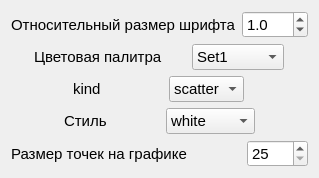
                <widget class="QWidget" name="tab_13">
                 <attribute name="title">
                  <string>Распределение по двум параметрам</string>
                 </attribute>
                 <layout class="QFormLayout" name="formLayout_3">
                  <item row="0" column="0">
                   <layout class="QVBoxLayout" name="verticalLayout_57">
                    <item>
                     <layout class="QHBoxLayout" name="horizontalLayout_38">
                      <item>
                       <widget class="QLabel" name="lb_color_pal_box_29">
                        <property name="sizePolicy">
                         <sizepolicy hsizetype="Expanding" vsizetype="Preferred">
                          <horstretch>0</horstretch>
                          <verstretch>0</verstretch>
                         </sizepolicy>
                        </property>
                        <property name="font">
                         <font>
                          <pointsize>11</pointsize>
                         </font>
                        </property>
                        <property name="text">
                         <string>Относительный размер шрифта</string>
                        </property>
                       </widget>
                      </item>
                      <item>
                       <widget class="QDoubleSpinBox" name="doubleSpinBox_jointplot">
                        <property name="font">
                         <font>
                          <pointsize>11</pointsize>
                         </font>
                        </property>
                        <property name="decimals">
                         <number>1</number>
                        </property>
                        <property name="minimum">
                         <double>0.100000000000000</double>
                        </property>
                        <property name="singleStep">
                         <double>0.100000000000000</double>
                        </property>
                        <property name="value">
                         <double>1.000000000000000</double>
                        </property>
                       </widget>
                      </item>
                     </layout>
                    </item>
                    <item>
                     <layout class="QHBoxLayout" name="horizontalLayout_157">
                      <item>
                       <widget class="QLabel" name="lb_color_pal_box_30">
                        <property name="sizePolicy">
                         <sizepolicy hsizetype="Fixed" vsizetype="Preferred">
                          <horstretch>0</horstretch>
                          <verstretch>0</verstretch>
                         </sizepolicy>
                        </property>
                        <property name="font">
                         <font>
                          <pointsize>11</pointsize>
                         </font>
                        </property>
                        <property name="text">
                         <string>Цветовая палитра</string>
                        </property>
                       </widget>
                      </item>
                      <item>
                       <widget class="QComboBox" name="comboBox_color_jointplot">
                        <property name="sizePolicy">
                         <sizepolicy hsizetype="Fixed" vsizetype="Fixed">
                          <horstretch>0</horstretch>
                          <verstretch>0</verstretch>
                         </sizepolicy>
                        </property>
                        <property name="font">
                         <font>
                          <pointsize>11</pointsize>
                         </font>
                        </property>
                        <item>
                         <property name="text">
                          <string>Set1</string>
                         </property>
                        </item>
                        <item>
                         <property name="text">
                          <string>Set2</string>
                         </property>
                        </item>
                        <item>
                         <property name="text">
                          <string>Set3</string>
                         </property>
                        </item>
                        <item>
                         <property name="text">
                          <string>Pastel1</string>
                         </property>
                        </item>
                        <item>
                         <property name="text">
                          <string>Pastel2</string>
                         </property>
                        </item>
                        <item>
                         <property name="text">
                          <string>Paired</string>
                         </property>
                        </item>
                        <item>
                         <property name="text">
                          <string>Accent</string>
                         </property>
                        </item>
                        <item>
                         <property name="text">
                          <string>Dark2</string>
                         </property>
                        </item>
                        <item>
                         <property name="text">
                          <string>rocket</string>
                         </property>
                        </item>
                        <item>
                         <property name="text">
                          <string>mako</string>
                         </property>
                        </item>
                        <item>
                         <property name="text">
                          <string>flare</string>
                         </property>
                        </item>
                        <item>
                         <property name="text">
                          <string>crest</string>
                         </property>
                        </item>
                        <item>
                         <property name="text">
                          <string>viridis</string>
                         </property>
                        </item>
                        <item>
                         <property name="text">
                          <string>plasma</string>
                         </property>
                        </item>
                        <item>
                         <property name="text">
                          <string>inferno</string>
                         </property>
                        </item>
                        <item>
                         <property name="text">
                          <string>magma</string>
                         </property>
                        </item>
                        <item>
                         <property name="text">
                          <string>cividis</string>
                         </property>
                        </item>
                        <item>
                         <property name="text">
                          <string>Greys</string>
                         </property>
                        </item>
                        <item>
                         <property name="text">
                          <string>Reds</string>
                         </property>
                        </item>
                        <item>
                         <property name="text">
                          <string>Greens</string>
                         </property>
                        </item>
                        <item>
                         <property name="text">
                          <string>Blues</string>
                         </property>
                        </item>
                        <item>
                         <property name="text">
                          <string>Oranges</string>
                         </property>
                        </item>
                        <item>
                         <property name="text">
                          <string>Purples</string>
                         </property>
                        </item>
                        <item>
                         <property name="text">
                          <string>YlOrRd</string>
                         </property>
                        </item>
                        <item>
                         <property name="text">
                          <string>tab10</string>
                         </property>
                        </item>
                        <item>
                         <property name="text">
                          <string>deep</string>
                         </property>
                        </item>
                        <item>
                         <property name="text">
                          <string>muted</string>
                         </property>
                        </item>
                        <item>
                         <property name="text">
                          <string>pastel</string>
                         </property>
                        </item>
                        <item>
                         <property name="text">
                          <string>bright</string>
                         </property>
                        </item>
                        <item>
                         <property name="text">
                          <string>dark</string>
                         </property>
                        </item>
                        <item>
                         <property name="text">
                          <string>colorblind</string>
                         </property>
                        </item>
                        <item>
                         <property name="text">
                          <string>tab20</string>
                         </property>
                        </item>
                        <item>
                         <property name="text">
                          <string>tab20b</string>
                         </property>
                        </item>
                        <item>
                         <property name="text">
                          <string>tab20c</string>
                         </property>
                        </item>
                       </widget>
                      </item>
                     </layout>
                    </item>
                    <item>
                     <layout class="QHBoxLayout" name="horizontalLayout_158">
                      <item>
                       <widget class="QLabel" name="lb_color_pal_box_32">
                        <property name="sizePolicy">
                         <sizepolicy hsizetype="Fixed" vsizetype="Preferred">
                          <horstretch>0</horstretch>
                          <verstretch>0</verstretch>
                         </sizepolicy>
                        </property>
                        <property name="font">
                         <font>
                          <pointsize>11</pointsize>
                         </font>
                        </property>
                        <property name="toolTip">
                         <string>см. seaborn.pairplot</string>
                        </property>
                        <property name="text">
                         <string>kind</string>
                        </property>
                       </widget>
                      </item>
                      <item>
                       <widget class="QComboBox" name="comboBox_pairplot_jointplot">
                        <property name="sizePolicy">
                         <sizepolicy hsizetype="Fixed" vsizetype="Fixed">
                          <horstretch>0</horstretch>
                          <verstretch>0</verstretch>
                         </sizepolicy>
                        </property>
                        <property name="font">
                         <font>
                          <pointsize>11</pointsize>
                         </font>
                        </property>
                        <item>
                         <property name="text">
                          <string>scatter</string>
                         </property>
                        </item>
                        <item>
                         <property name="text">
                          <string>kde</string>
                         </property>
                        </item>
                        <item>
                         <property name="text">
                          <string>hist</string>
                         </property>
                        </item>
                       </widget>
                      </item>
                     </layout>
                    </item>
                    <item>
                     <layout class="QHBoxLayout" name="horizontalLayout_159">
                      <item>
                       <widget class="QLabel" name="lb_color_pal_box_33">
                        <property name="sizePolicy">
                         <sizepolicy hsizetype="Fixed" vsizetype="Preferred">
                          <horstretch>0</horstretch>
                          <verstretch>0</verstretch>
                         </sizepolicy>
                        </property>
                        <property name="font">
                         <font>
                          <pointsize>11</pointsize>
                         </font>
                        </property>
                        <property name="text">
                         <string>Стиль</string>
                        </property>
                       </widget>
                      </item>
                      <item>
                       <widget class="QComboBox" name="comboBox_style_jointplot">
                        <property name="sizePolicy">
                         <sizepolicy hsizetype="Fixed" vsizetype="Fixed">
                          <horstretch>0</horstretch>
                          <verstretch>0</verstretch>
                         </sizepolicy>
                        </property>
                        <property name="font">
                         <font>
                          <pointsize>11</pointsize>
                         </font>
                        </property>
                        <item>
                         <property name="text">
                          <string>white</string>
                         </property>
                        </item>
                        <item>
                         <property name="text">
                          <string>dark</string>
                         </property>
                        </item>
                        <item>
                         <property name="text">
                          <string>whitegrid</string>
                         </property>
                        </item>
                        <item>
                         <property name="text">
                          <string>darkgrid</string>
                         </property>
                        </item>
                        <item>
                         <property name="text">
                          <string>ticks</string>
                         </property>
                        </item>
                       </widget>
                      </item>
                     </layout>
                    </item>
                    <item>
                     <layout class="QHBoxLayout" name="horizontalLayout_160">
                      <item>
                       <widget class="QLabel" name="lb_color_pal_box_31">
                        <property name="sizePolicy">
                         <sizepolicy hsizetype="Expanding" vsizetype="Preferred">
                          <horstretch>0</horstretch>
                          <verstretch>0</verstretch>
                         </sizepolicy>
                        </property>
                        <property name="font">
                         <font>
                          <pointsize>11</pointsize>
                         </font>
                        </property>
                        <property name="text">
                         <string>Размер точек на графике</string>
                        </property>
                       </widget>
                      </item>
                      <item>
                       <widget class="QSpinBox" name="spinBox_point_size_for_jointplot">
                        <property name="sizePolicy">
                         <sizepolicy hsizetype="Fixed" vsizetype="Fixed">
                          <horstretch>0</horstretch>
                          <verstretch>0</verstretch>
                         </sizepolicy>
                        </property>
                        <property name="font">
                         <font>
                          <pointsize>11</pointsize>
                         </font>
                        </property>
                        <property name="minimum">
                         <number>25</number>
                        </property>
                        <property name="maximum">
                         <number>1000</number>
                        </property>
                        <property name="value">
                         <number>25</number>
                        </property>
                       </widget>
                      </item>
                     </layout>
                    </item>
                   </layout>
                  </item>
                 </layout>
                </widget>
